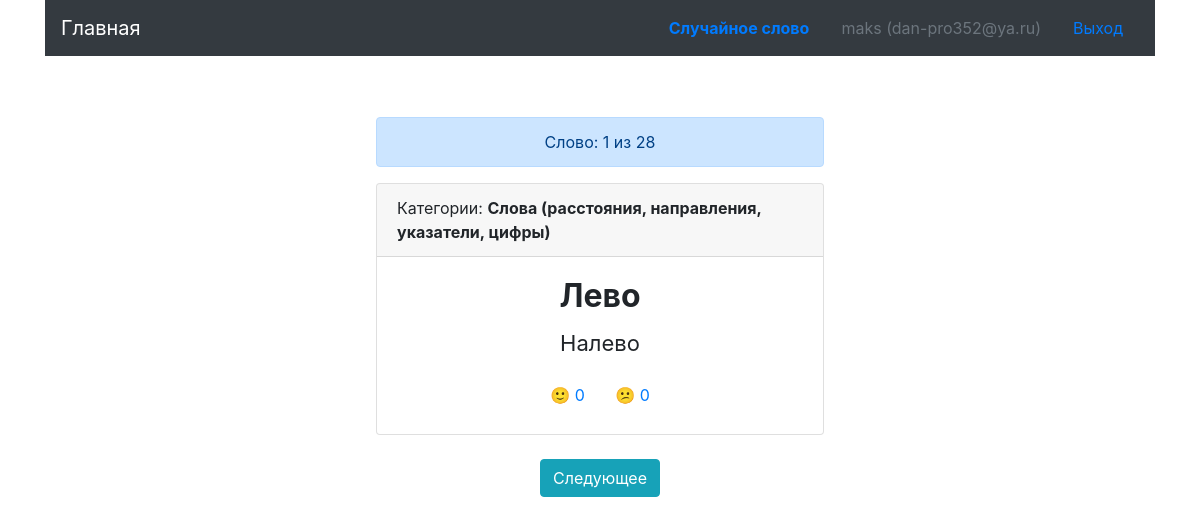
Page /category/5/1 (signed in) on the committed database.
### main_app/auth/models.py (models this page shows, shortened)
class BaseModel(db.Model):
    __abstract__ = True
    __table_args__ = {'sqlite_autoincrement': True}     # remove if postgres
    id = db.Column(db.Integer(), primary_key=True)

class User(BaseModel, UserMixin):
    __tablename__ = 'user'
    name = db.Column(db.String(128), nullable=True)
    email = db.Column(db.String(256), nullable=False, unique=True)
    password = db.Column(db.String(256), nullable=False)
    created_at = db.Column(db.DateTime, nullable=False, default=datetime.now)
    last_logged_at = db.Column(db.DateTime, nullable=False, default=datetime.now)
    @classmethod
    def get(cls, user_id: int):
        try:
            return db.session.query(User).get(user_id)
        except NoResultFound:
            return None

### main_app/card/models.py (models this page shows, shortened)
class BaseModel(db.Model):
    __abstract__ = True
    __table_args__ = {'sqlite_autoincrement': True}     # remove if postgres
    id = db.Column(db.Integer, primary_key=True)

class Card(BaseModel):
    __tablename__ = 'card'
    original_word = db.Column(db.String(128), unique=True, nullable=False)
    translated_word = db.Column(db.String(128), nullable=False)
    active = db.Column(db.Boolean(), default=True)
    created_at = db.Column(db.DateTime(), default=datetime.now)
    def vote_yes(self, user_id):
        return CardStats.get_positive_votes(self.id)
    def vote_no(self, user_id):
        return CardStats.get_negative_votes(self.id)
    def get_related_categories(self) -> list:
        related_categories = list()
        category_and_card = db.session.query(CategoryCards).filter(CategoryCards.card_id==self.id).all()
        for elem in category_and_card:
            category = db.session.query(Category).get(elem.category_id)
            related_categories.append(category.name)
        related_categories = ', '.join(related_categories)
        return related_categories

### main_app/card/views.py (the view)
@card.route('/category/<int:category_id>/<int:page>')
def category_words(category_id, page=1):
    seed = UserSeed.get_by_user(current_user)
    exam = request.args.get('exam', 0, int)
    per_page = 1
    category_cards = db.session.query(CategoryCards) \
                    .filter(CategoryCards.category_id==category_id) \
                    .order_by(CategoryCards.id) \
                    .all()
    cards = [category_card.card_id for category_card in category_cards]
    columns = [column.name for column in inspect(Card).columns]
    random_pairs = list(itertools.product(columns, [desc, asc]))
    random.seed(seed)
    column, ordering = random.choice(random_pairs)
    paginate_cards = db.session.query(Card).filter(Card.id.in_(cards)).order_by(ordering(text(f'Card.{column}'))).paginate(page, per_page)
    template_name = 'main/card/cards.html'
    if exam == 2:
        template_name = 'main/card/cards_ru_sr.html'
    return render_template(template_name, cards=paginate_cards, category_id=category_id, exam=exam)

### main_app/auth/models.py (called while the page is built, shortened)
    @classmethod
    def get_or_create(cls, user) -> int:
        if user.is_authenticated:
            try:
                user_seed = db.session.query(UserSeed).filter(UserSeed.user == user).one()
            except NoResultFound:
                user_seed = cls(user=user, seed=rand())
                db.session.add(user_seed)
                db.session.commit()
            return user_seed.seed

    @classmethod
    def get_by_user(cls, user) -> int:
        return cls.get_or_create(user)

### main_app/auth/views.py (called while the page is built)
@login_manager.user_loader
def load_user(user_id):
    return User.get(user_id)

### main_app/card/models.py (called while the page is built)
    @classmethod
    def get_positive_votes(cls, card_id: str) -> int:
        return db.session.query(cls).filter(cls.card_id==card_id, cls.vote == 1).count()

    @classmethod
    def get_negative_votes(cls, card_id: str) -> int:
        return db.session.query(cls).filter(cls.card_id==card_id, cls.vote == -1).count()

### main_app/templates/main/card/cards.html (shortened to what this page needs)
{% extends 'main/layout.html' %}
{% block content %}
<div class="container card-main">
	<div class="col-md-12 text-center">
		<center>
			<div class="alert alert-primary" role="alert"  style="width: 28rem;">
			  Слово: {{ cards.page }} из {{ cards.total }}
			</div>
		</center>
		{% for card in cards.items %}
		<center>
			<div class="card" style="width: 28rem;">
			  <div class="card-header text-left">
			    Категории: <b>{% for category in card.get_related_categories() %}{{ category }}{% endfor %}</b>
			  </div>
			  <div class="card-body">
			    <h2 class="card-title"><b>{{ card.translated_word.capitalize() }}</b></h2>
			    <p class="card-text {% if exam == 1 %}hide-word{% endif %}">{{ card.original_word }}</p>
			    <button type="button" class="btn btn-link vote" data-card-id="{{ card.id }}"
			    data-card-vote="1" style="text-decoration: none;">&#128578; <span id="positive" class="vote-{{ card.id }}">{{ card.vote_yes(current_user.id) }}</span></button>
			    <button type="button" class="btn btn-link vote" data-card-id="{{ card.id }}"
			    data-card-vote="0" style="text-decoration: none;">&#128533; <span id="negative" class="vote-{{ card.id }}">{{ card.vote_no(current_user.id) }}</span></button>
			  </div>
			</div>
			<br>
			    {% if cards.has_next %}
				    {% if exam %}
				    	<a type="button" class="btn btn-info" href="{{ url_for('card.category_words', category_id=category_id, page=cards.next_num, exam=exam) }}">Следующее</a>
				    {% else %}
				    	<a type="button" class="btn btn-info" href="{{ url_for('card.category_words', category_id=category_id, page=cards.next_num) }}">Следующее</a>
				    {% endif %}
			    {% else %}
			    	<a type="button" class="btn btn-info" href="{{ url_for('card.category', category_id=category_id, finish=True) }}">Закончить</a>
			    {% endif %}
		</center>
		{% endfor %}
	</div>
</div>
{% endblock %}

### main_app/templates/main/layout.html (shortened to what this page needs)
<!doctype html>
<html lang="en">
  <head>
    <link rel="stylesheet" href="https://maxcdn.bootstrapcdn.com/bootstrap/4.0.0/css/bootstrap.min.css">
  </head>
  <body>
    <div class="container">
      <nav class="navbar navbar-dark bg-dark">
        <a class="navbar-brand" href="{{ url_for('card.index') }}">Главная</a>
        <ul class="nav justify-content-end">
          <li class="nav-item">
            <a class="nav-link" href="{{ url_for('card.random_word') }}"><b>Случайное слово</b></a>
          </li>
          {% if current_user.is_authenticated %}
          <li class="nav-item">
            <span class="nav-link disabled">{{ current_user.name }} ({{ current_user.email }})</span>
          </li>
          <li class="nav-item">
            <a class="nav-link" href="{{ url_for('auth.logout') }}">Выход</a>
          </li>
          {% else %}
          <li class="nav-item">
            <a class="nav-link" href="{{ url_for('auth.login') }}">Войти</a>
          </li>
          {% endif %}
        </ul>
      </nav>
    </div>
    <div class="container">
      <div class="row">
        <div class="col-md-12 text-center">
        </div>
      </div>
    </div>
  {% block content %}{% endblock %}
  </body>
</html>

### main_app/templates/main/layout.html (style rules this page uses)
.card-text { font-size: 22px; }
.row, .card-main { margin-top: 30px; }

### rows in the picture
User: name "maks", email "dan-pro352@ya.ru"
Card: get_related_categories "С" "л" "о" "в" "а" "(" "р" "а" "с" "с" "т" "о" "я" "н" "и" "я" "," "н" "а" "п" "р" "а" "в" "л" "е" "н" "и" "я" "," "у" "к" "а" "з" "а" "т" "е" "л" "и" "," "ц" "и" "ф" "р" "ы" ")", translated_word "Лево", original_word "Налево", vote_yes "0", vote_no "0"

### other values in the picture
{{ cards.page }} "1"
{{ cards.total }} "28"
